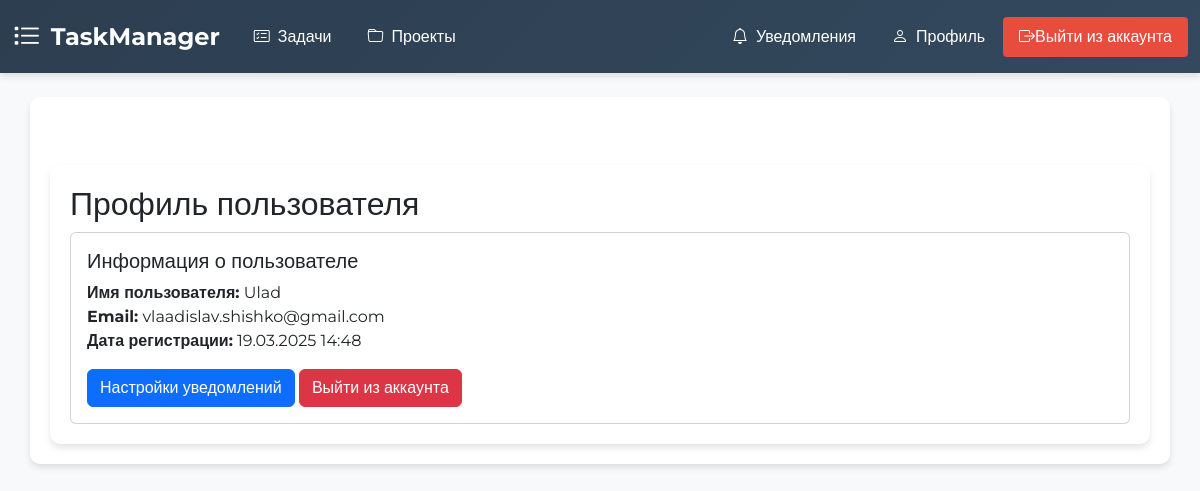
Page /profile/ (signed in) on the committed database.
### accounts/models.py (models this page shows)
class CustomUser(AbstractUser):
    email = models.EmailField(unique=True)
    notify_new_tasks = models.BooleanField(default=True, verbose_name="Уведомления о новых задачах")
    notify_task_changes = models.BooleanField(default=True, verbose_name="Уведомления об изменениях задач")
    notify_deadlines = models.BooleanField(default=True, verbose_name="Уведомления о дедлайнах")

### accounts/views.py (the view)
# urls.py: path('profile/', profile, name='profile'),
@login_required
def profile(request):
    user = request.user
    return render(request, 'accounts/profile.html', {'user': user})

### taskmanager/context_processors.py (called while the page is built)
def unread_notifications_count(request):
    if request.user.is_authenticated:
        unread_notifications_count = Notification.objects.filter(users=request.user).exclude(read_by=request.user).count()
        return {'unread_notifications_count': unread_notifications_count}
    return {}

### accounts/templates/accounts/profile.html (shortened to what this page needs)
{% extends "taskmanager/base.html" %}
{% block body %}
<div class="container mt-5">
    <h2>Профиль пользователя</h2>
    <div class="card">
        <div class="card-body">
            <h5 class="card-title">Информация о пользователе</h5>
            <p class="card-text">
                <strong>Имя пользователя:</strong> {{ user.username }}<br>
                <strong>Email:</strong> {{ user.email }}<br>
                <strong>Дата регистрации:</strong> {{ user.date_joined|date:"d.m.Y H:i" }}<br>
            </p>
            <a href="{% url 'taskmanager:notification_settings' %}" class="btn btn-primary">
                Настройки уведомлений
            </a>
            <a href="{% url 'accounts:logout' %}" class="btn btn-danger">
                Выйти из аккаунта
            </a>
        </div>
    </div>
</div>
{% endblock %}

### taskmanager/templates/taskmanager/base.html (style rules this page uses)
body { font-family: 'Montserrat', sans-serif; background-color: #f8f9fa; }
.container { background-color: white; border-radius: 10px; padding: 20px; margin-top: 20px; box-shadow: 0 4px 6px rgba(0, 0, 0, 0.1); }

### rows in the picture
CustomUser: username "Ulad", email "vlaadislav.shishko@gmail.com", date_joined "19.03.2025 14:48"
